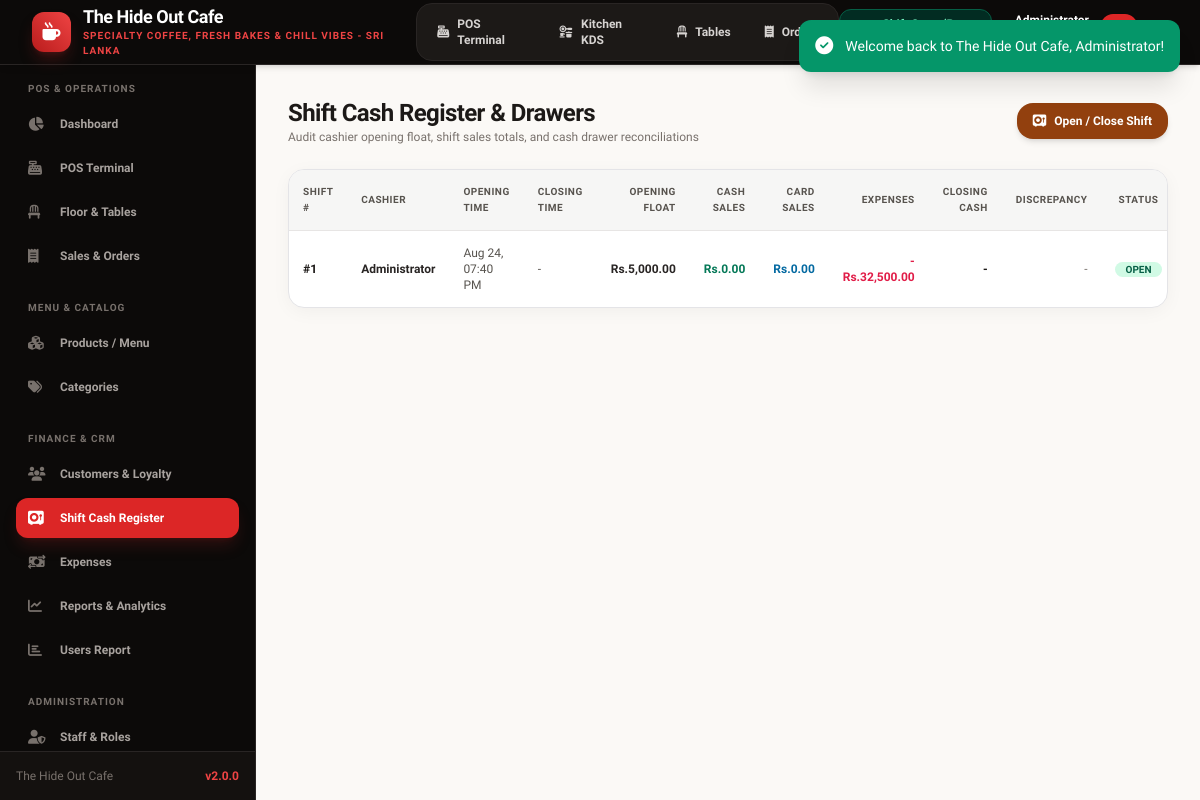
Screenshot of /cash_register.php (signed in) with the database file from the repository.
### tables this page shows
CREATE TABLE `cash_registers` (
  `id` INT AUTO_INCREMENT PRIMARY KEY,
  `user_id` INT NOT NULL,
  `opening_cash` DECIMAL(10,2) NOT NULL DEFAULT 5000.00,
  `closing_cash` DECIMAL(10,2) NULL,
  `total_cash_sales` DECIMAL(10,2) NOT NULL DEFAULT 0.00,
  `total_card_sales` DECIMAL(10,2) NOT NULL DEFAULT 0.00,
  `total_upi_sales` DECIMAL(10,2) NOT NULL DEFAULT 0.00,
  `difference_amount` DECIMAL(10,2) NULL,
  `opening_time` TIMESTAMP DEFAULT CURRENT_TIMESTAMP,
  `closing_time` TIMESTAMP NULL,
  `status` ENUM('open', 'closed') NOT NULL DEFAULT 'open',
  `notes` TEXT NULL,
  FOREIGN KEY (`user_id`) REFERENCES `users`(`id`)
);

CREATE TABLE `users` (
  `id` INT AUTO_INCREMENT PRIMARY KEY,
  `name` VARCHAR(100) NOT NULL,
  `email` VARCHAR(100) NOT NULL UNIQUE,
  `password` VARCHAR(255) NOT NULL,
  `role` ENUM('admin', 'manager', 'cashier') NOT NULL DEFAULT 'cashier',
  `phone` VARCHAR(20) NULL,
  `status` ENUM('active', 'inactive') NOT NULL DEFAULT 'active',
  `created_at` TIMESTAMP DEFAULT CURRENT_TIMESTAMP
);

### config/database.php (called while the page is built, shortened)
<?php
class Database {
    private static ?Database $instance = null;
    private ?PDO $conn = null;
    private function __construct() {
        $dsn = "mysql:host=" . DB_HOST . ";port=" . DB_PORT . ";dbname=" . DB_NAME . ";charset=" . DB_CHARSET;
        $options = [
            PDO::ATTR_ERRMODE            => PDO::ERRMODE_EXCEPTION,
            PDO::ATTR_DEFAULT_FETCH_MODE => PDO::FETCH_ASSOC,
            PDO::ATTR_EMULATE_PREPARES   => false,
            PDO::MYSQL_ATTR_INIT_COMMAND => "SET NAMES " . DB_CHARSET
        ];
        try {
            $this->conn = new PDO($dsn, DB_USER, DB_PASS, $options);
        } catch (PDOException $e) {
            if ($e->getCode() == 1049) {
                die("<h3>Database Error:</h3><p>Database <code>" . DB_NAME . "</code> does not exist. Please import <code>database/database.sql</code> into MySQL first.</p>");
            }
            die("<h3>Database Connection Failed:</h3><p>" . htmlspecialchars($e->getMessage()) . "</p>");
        }
    }
    public static function getInstance(): Database {
        if (self::$instance === null) {
            self::$instance = new self();
        }
        return self::$instance;
    }
    public function fetchAll(string $sql, array $params = []): array {
        $stmt = $this->conn->prepare($sql);
        $stmt->execute($params);
        return $stmt->fetchAll();
    }
    public function fetchOne(string $sql, array $params = []) {
        $stmt = $this->conn->prepare($sql);
        $stmt->execute($params);
        $result = $stmt->fetch();
        return $result ?: null;
    }
}
function db(): Database {
    return Database::getInstance();
}

### config/functions.php (called while the page is built, shortened)
<?php
require_once __DIR__ . '/database.php';
function e(?string $string): string {
    return htmlspecialchars($string ?? '', ENT_QUOTES, 'UTF-8');
}
function getSettings(?string $key = null) {
    static $settings = null;
    if ($settings === null) {
        try {
            $rows = db()->fetchAll("SELECT setting_key, setting_value FROM settings");
            $settings = [];
            foreach ($rows as $row) {
                $settings[$row['setting_key']] = $row['setting_value'];
            }
        } catch (Exception $e) {
            $settings = [
                'cafe_name' => 'The Hide Out Cafe',
                'cafe_tagline' => 'Artisan Coffee & Bistro - Sri Lanka',
                'cafe_phone' => '+94 77 123 4567',
                'cafe_email' => 'hello@thehideoutcafe.lk',
                'cafe_address' => 'No. 45 Beach Road, Colombo 03, Sri Lanka',
                'currency_symbol' => 'Rs.',
                'currency_code' => 'LKR',
                'tax_rate' => '0.00',
                'service_charge' => '0.00',
                'receipt_header' => "THE HIDE OUT CAFE\nSpecialty Coffee & Kitchen\nColombo, Sri Lanka",
                'receipt_footer' => "Thank you for visiting The Hide Out Cafe!\nFollow us on Instagram @TheHideOutCafeLK\nFree Wi-Fi: HideOutGuest / Pass: CoffeeTime",
                'invoice_prefix' => 'HOC-',
                'enable_loyalty' => '1',
                'points_per_dollar' => '1'
            ];
        }
    }
    if ($key !== null) {
        return $settings[$key] ?? null;
    }
    return $settings;
}
    function getCashRegisterExpenseTotal(array $shift): float {
        try {
            $result = db()->fetchOne(
                "SELECT COALESCE(SUM(amount), 0) as total
                 FROM expenses
                 WHERE user_id = :user_id
                 AND expense_date BETWEEN DATE(:opening_time) AND DATE(COALESCE(:closing_time, NOW()))",
                [
                    ':user_id' => $shift['user_id'],
                    ':opening_time' => $shift['opening_time'],
                    ':closing_time' => $shift['closing_time'] ?? null
                ]
            );
            return (float)($result['total'] ?? 0);
        } catch (Exception $e) {
            return 0.0;
        }
    }

### cash_register.php (the view, shortened to what this page needs)
<?php
require_once __DIR__ . '/config/functions.php';
$settings = getSettings();
$shiftWhere = '';
$shiftParams = [];
$shifts = db()->fetchAll(
    "SELECT cr.*, u.name as cashier_name
     FROM cash_registers cr
     JOIN users u ON cr.user_id = u.id
     $shiftWhere
     ORDER BY cr.id DESC
     LIMIT 50",
    $shiftParams
);
require_once __DIR__ . '/includes/header.php';
require_once __DIR__ . '/includes/sidebar.php';
?>
<main class="flex-1 overflow-y-auto p-4 sm:p-6 lg:p-8 bg-[#fbf9f6]">
    <div class="max-w-7xl mx-auto space-y-6">
        <div class="flex flex-col sm:flex-row sm:items-center justify-between gap-4">
            <div>
                <h2 class="text-2xl font-black tracking-tight text-stone-900">Shift Cash Register & Drawers</h2>
                <p class="text-xs text-stone-500">Audit cashier opening float, shift sales totals, and cash drawer reconciliations</p>
            </div>
            <button onclick="openModal('shift-register-modal')" class="inline-flex items-center gap-2 px-4 py-2.5 bg-amber-800 hover:bg-amber-700 text-white font-bold rounded-2xl text-xs shadow-md transition">
                <i class="fa-solid fa-vault"></i> Open / Close Shift
            </button>
        </div>
        <div class="card-cafe overflow-hidden">
            <div class="overflow-x-auto">
                <table class="w-full text-xs text-left">
                    <thead class="bg-stone-100/90 text-stone-600 font-bold uppercase text-[10px] tracking-wider border-b border-stone-200">
                        <tr>
                            <th class="p-3.5">Shift #</th>
                            <th class="p-3.5">Cashier</th>
                            <th class="p-3.5">Opening Time</th>
                            <th class="p-3.5">Closing Time</th>
                            <th class="p-3.5 text-right">Opening Float</th>
                            <th class="p-3.5 text-right">Cash Sales</th>
                            <th class="p-3.5 text-right">Card Sales</th>
                            <th class="p-3.5 text-right">Expenses</th>
                            <th class="p-3.5 text-right">Closing Cash</th>
                            <th class="p-3.5 text-right">Discrepancy</th>
                            <th class="p-3.5 text-center">Status</th>
                        </tr>
                    </thead>
                    <tbody class="divide-y divide-stone-100">
                        <?php if (empty($shifts)): ?>
                            <tr><td colspan="11" class="p-8 text-center text-stone-400">No shift records found.</td></tr>
                        <?php else: ?>
                            <?php foreach ($shifts as $s): ?>
                            <?php
                            $expenseAmount = getCashRegisterExpenseTotal($s);
                            $diff = (float)($s['difference_amount'] ?? 0);
                            $diffClass = $diff < 0 ? 'text-rose-600 font-black' : ($diff > 0 ? 'text-emerald-700 font-black' : 'text-stone-500');
                            ?>
                            <tr class="hover:bg-stone-50 transition">
                                <td class="p-3.5 font-bold text-stone-900">#<?= $s['id'] ?></td>
                                <td class="p-3.5 font-semibold text-stone-800"><?= e($s['cashier_name']) ?></td>
                                <td class="p-3.5 text-stone-600"><?= date('M d, h:i A', strtotime($s['opening_time'])) ?></td>
                                <td class="p-3.5 text-stone-600"><?= !empty($s['closing_time']) ? date('M d, h:i A', strtotime($s['closing_time'])) : '-' ?></td>
                                <td class="p-3.5 text-right font-semibold text-stone-800"><?= $currency ?><?= number_format($s['opening_cash'], 2) ?></td>
                                <td class="p-3.5 text-right font-bold text-emerald-700"><?= $currency ?><?= number_format($s['total_cash_sales'], 2) ?></td>
                                <td class="p-3.5 text-right font-bold text-sky-700"><?= $currency ?><?= number_format($s['total_card_sales'], 2) ?></td>
                                <td class="p-3.5 text-right font-bold text-rose-600">-<?= $currency ?><?= number_format($expenseAmount, 2) ?></td>
                                <td class="p-3.5 text-right font-black text-stone-900"><?= $s['closing_cash'] !== null ? $currency . number_format($s['closing_cash'], 2) : '-' ?></td>
                                <td class="p-3.5 text-right <?= $diffClass ?>"><?= $s['difference_amount'] !== null ? ($diff >= 0 ? '+' : '') . $currency . number_format($diff, 2) : '-' ?></td>
                                <td class="p-3.5 text-center">
                                    <span class="px-2.5 py-0.5 rounded-full text-[10px] font-extrabold uppercase <?= $s['status'] === 'open' ? 'bg-emerald-100 text-emerald-800 animate-pulse' : 'bg-stone-100 text-stone-600' ?>">
                                        <?= e($s['status']) ?>
                                    </span>
                                </td>
                            </tr>
                            <?php endforeach; ?>
                        <?php endif; ?>
                    </tbody>
                </table>
            </div>
        </div>
    </div>
</main>
<?php require_once __DIR__ . '/includes/footer.php'; ?>

### assets/css/style.css (style rules this page uses)
:root { --primary: #dc2626; --primary-hover: #b91c1c; --primary-dark: #991b1b; --primary-light: #fee2e2; --dark-bg: #09090b; --dark-card: #18181b; --dark-border: #27272a; --text-main: #18181b; --text-light: #f4f4f5; --success: #10b981; --warning: #f59e0b; --danger: #ef4444; }
body { font-family: 'Plus Jakarta Sans', system-ui, -apple-system, BlinkMacSystemFont, 'Segoe UI', Roboto, sans-serif; background-color: #f4f4f6; color: #18181b; }
.card-cafe { background: #ffffff; border: 1px solid #e4e4e7; border-radius: 1rem; box-shadow: 0 4px 20px -2px rgba(0, 0, 0, 0.05); transition: all 0.2s ease-in-out; }

### rows the page displays
cash_registers: id "1", user.name "Administrator", opening_time "Aug 24, 07:40 PM", opening_cash "5,000.00", total_cash_sales "0.00", total_card_sales "0.00", expenseAmount "32,500.00", status "OPEN"

### other values shown
$settings['cafe_name'] "The Hide Out Cafe"
$settings['cafe_tagline'] "SPECIALTY COFFEE, FRESH BAKES & CHILL VIBES - SRI LANKA"
APP_NAME "The Hide Out Cafe"
APP_VERSION "2.0.0"
